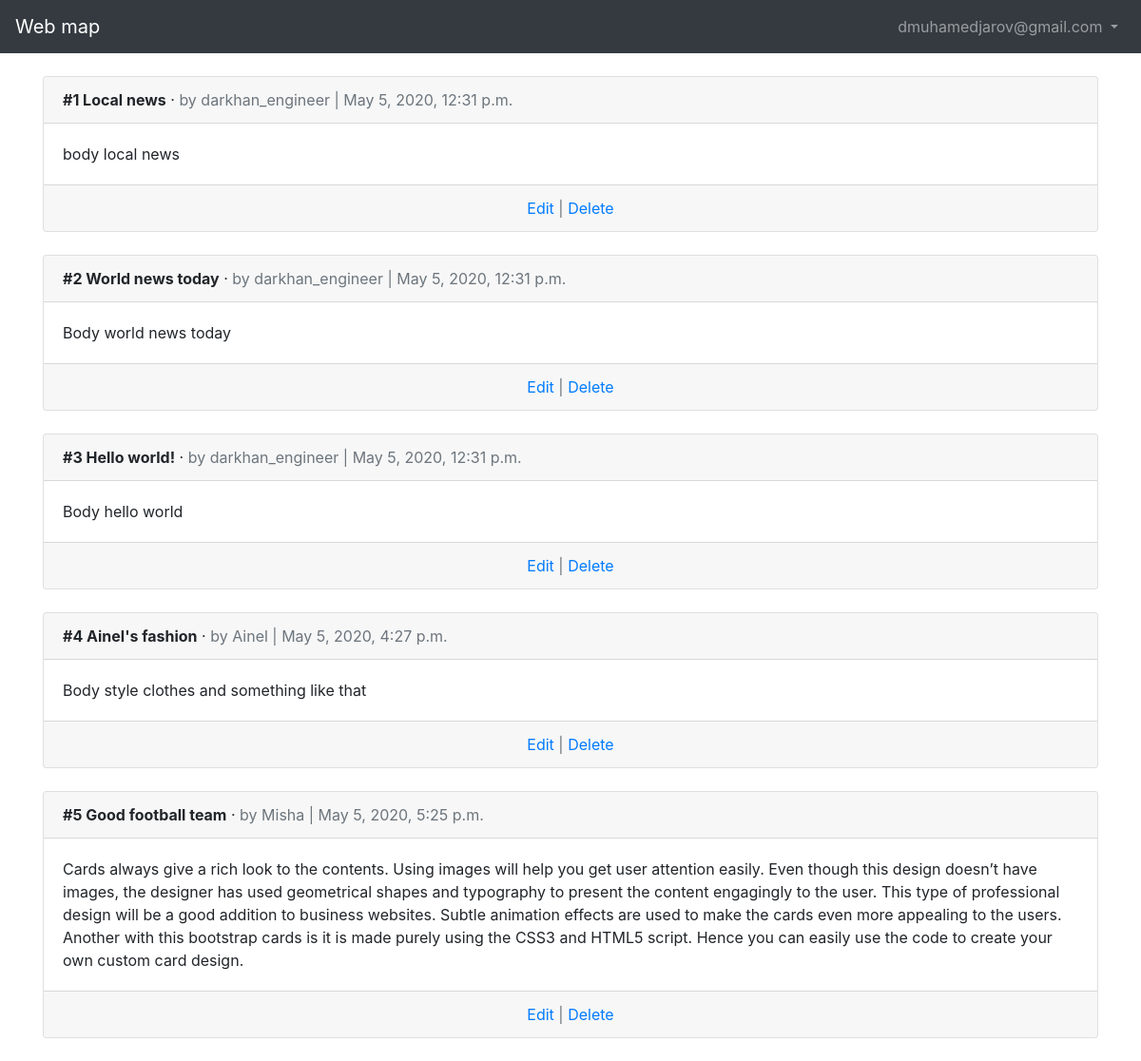
Screenshot of /articles/ (signed in) with the database file from the repository.
### users/models.py (models this page shows)
class CustomUser(AbstractUser):
    age = models.PositiveIntegerField(_('your age'), null = True, blank = True)
    date_joined = models.DateTimeField(default=timezone.now)
    email = models.EmailField(_('email address'), unique = True)
    domens = ['online', 'csa', 'telecom']
    USERNAME_FIELD = 'email'
    REQUIRED_FIELDS = ['username', 'age']

### articles/models.py (models this page shows, shortened)
class Article(models.Model):
    title  = models.CharField(max_length = 255)
    body = models.TextField()
    date = models.DateTimeField(auto_now_add=True)
    author = models.ForeignKey(
        get_user_model(),
        on_delete = models.CASCADE,
    )
    @property
    def get_name(self):
        personal_name = get_user_model().objects.get(email=self.author)
        return personal_name.username

### articles/views.py (the view)
# urls.py: path('', ArticleListView.as_view(), name ='article_list'),
class ArticleListView(ListView):
    template_name = 'article_list.html'
    model = Article

### templates/article_list.html
{% extends 'base.html' %}
{%block content%}
{%for obj in object_list%}
<div class="card">
    <div class="card-header">
        <span class="font-weight-bold">#{{ forloop.counter }} {{obj.title}}</span> &middot;
        <span class="text-muted">by {{obj.get_name}} | {{obj.date}}</span>
    </div>
<div class="card-body">
    {{obj.body}}
</div>
<div class="card-footer text-center text-muted">
    <a href="">Edit</a> | <a href="">Delete</a>
</div>
</div>
<br />
{%endfor%}
{%endblock content%}

### templates/base.html (shortened to what this page needs)
<!doctype html>
<html lang="en">
  <head>
    <link rel="stylesheet" href="https://stackpath.bootstrapcdn.com/bootstrap/4.1.3/css/bootstrap.min.css">
  </head>
  <body>
    <nav class="navbar navbar-expand-md navbar-dark bg-dark mb-4">
      <a class="navbar-brand" href="{% url 'home' %}">Web map</a>
      <div class="collapse navbar-collapse" id="navbarCollapse">
        {% if user.is_authenticated %}
          <ul class="navbar-nav ml-auto">
            <li class="nav-item">
              <a class="nav-link dropdown-toggle" href="#" id="userMenu" data-toggle="dropdown" aria-haspopup="true" aria-expanded="false">
                {{ user.email }}
              </a>
            </li>
          </ul>
        {% endif %}
      </div>
    </nav>
    <div class="container">
      {% block content %}
      {% endblock content %}
    </div>
  </body>
</html>

### rows the page displays
CustomUser: email "dmuhamedjarov@gmail.com"
Article: title "Local news", get_name "darkhan_engineer", date "May 5, 2020, 12:31 p.m.", body "body local news"
Article: title "World news today", get_name "darkhan_engineer", date "May 5, 2020, 12:31 p.m.", body "Body world news today"
Article: title "Hello world!", get_name "darkhan_engineer", date "May 5, 2020, 12:31 p.m.", body "Body hello world"
Article: title "Ainel's fashion", get_name "Ainel", date "May 5, 2020, 4:27 p.m.", body "Body style clothes and something like that"
Article: title "Good football team", get_name "Misha", date "May 5, 2020, 5:25 p.m.", body "Cards always give a rich look to the contents. Using images will help you get user attention easily. Even though this design doesn’t have images, the designer has used geometrical shapes and typography to present the content engagingly to the user. This type of professional design will be a good addition to business websites. Subtle animation effects are used to make the cards even more appealing to the users. Another with this bootstrap cards is it is made purely using the CSS3 and HTML5 script. Hence you can easily use the code to create your own custom card design."
